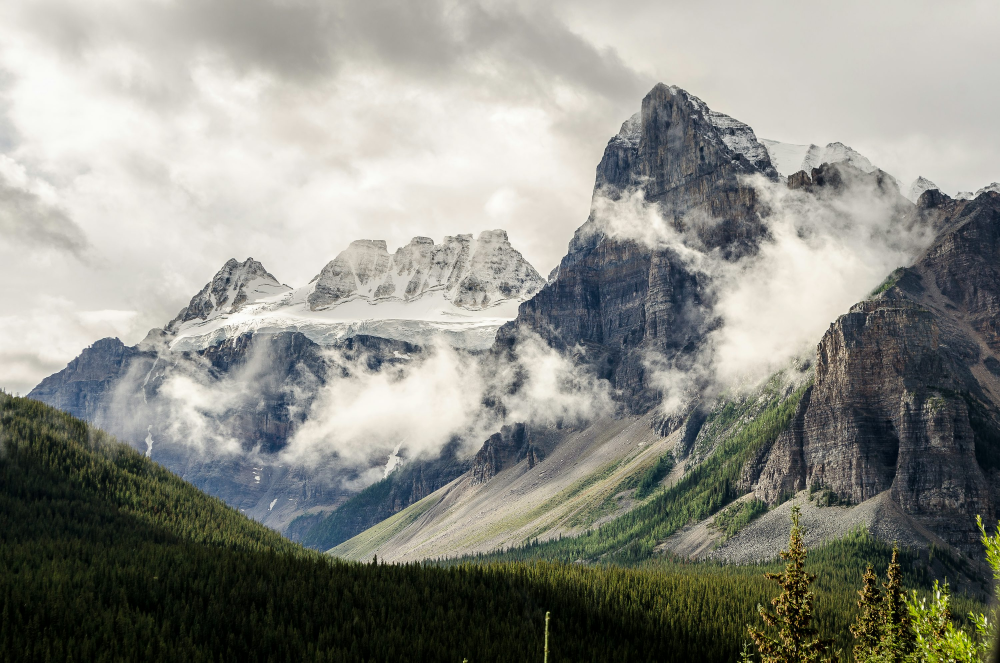
#> input picture Computer_Vision/Session_2/mountain.jpg, 3000 x 1987 px (shown at 1/3 size)
$ python main.py
#> lines starting #> are read from the running program, lines starting #| are printed output that depends on the picture
import cv2
import numpy as np
from matplotlib import pyplot as plt
# imread = image read
img = cv2.imread('mountain.jpg')
#> img is the input picture: shape (1987, 3000, 3); mean B, G, R 135.2, 142.7, 141.9

# Check if the image was loaded correctly
if img is None:
    print("Error: Image not found or cannot be loaded.")
else:
    # Optional --> resize image
    scale_percent = 20 / 100  # percent of original size

    # index 0 is for height, index 1 is for width
    width = int(img.shape[1] * scale_percent)
#> width = 600
    height = int(img.shape[0] * scale_percent)
#> height = 397

    # dim = dimension
    dim = (width, height)
#> dim = (600, 397)
    img = cv2.resize(img, dim, cv2.INTER_AREA)
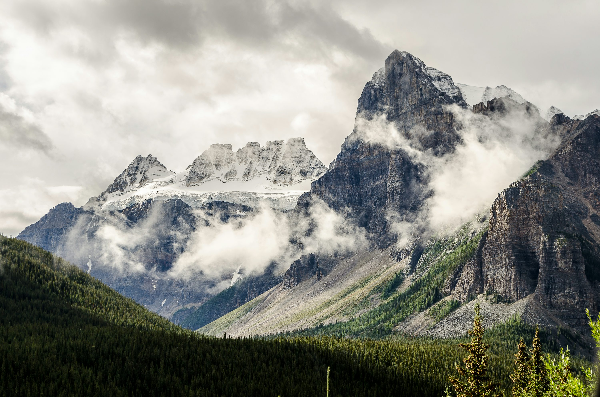
#> img: shape (397, 600, 3); mean B, G, R 135.2, 142.7, 141.8


    gray = cv2.cvtColor(img, cv2.COLOR_BGR2GRAY)
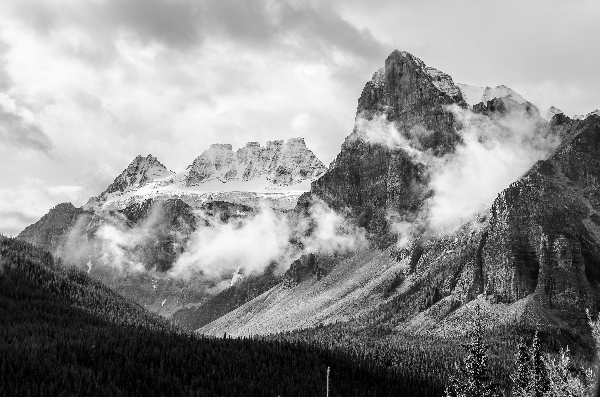
#> gray: shape (397, 600); min 0, max 255, mean 141.5
    # [8 lines of commented-out code are left out]

h = img.shape[0]
#> h = 397
w = img.shape[1]
#> w = 600

intensity_counter = np.zeros(256, dtype=int)

# loop through each pixel in the image
for i in range(h):
    for j in range(w):
        intensity_counter[gray[i, j]] += 1

# [10 lines of commented-out code are left out]
equ = cv2.equalizeHist(gray)
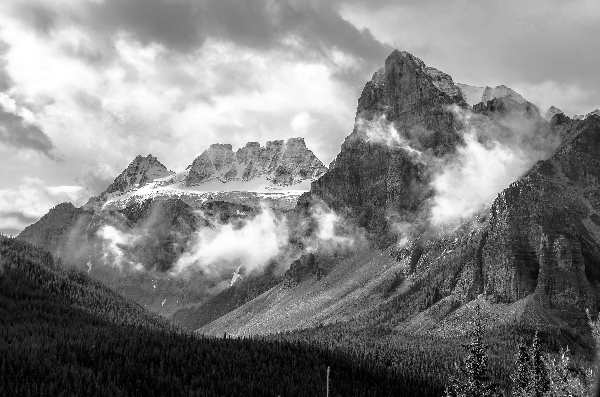
#> equ: shape (397, 600); min 0, max 255, mean 128.1
equ_intensity_counter = np.zeros(256, dtype=int)

# loop through each pixel in the image
for i in range(h):
    for j in range(w):
        equ_intensity_counter[equ[i, j]] += 1

# plotting
plt.figure(1, figsize=(16, 8))
# plot before equalization
# 1 line, 2 columns, 1st plot
plt.subplot(1,2,1)
plt.plot(intensity_counter, 'r', label='Mountain')
plt.xlabel('Intensity Value')
plt.ylabel('Pixels')
plt.title('Intensity Histogram')
plt.legend(loc = 'upper right')

# plot after equalization

plt.subplot(1,2,2)
plt.plot(equ_intensity_counter, 'b', label='After')
plt.xlabel('Intensity Value')
plt.ylabel('Pixels')
plt.title('Equalized Histogram')
plt.legend(loc = 'upper right')

plt.show()
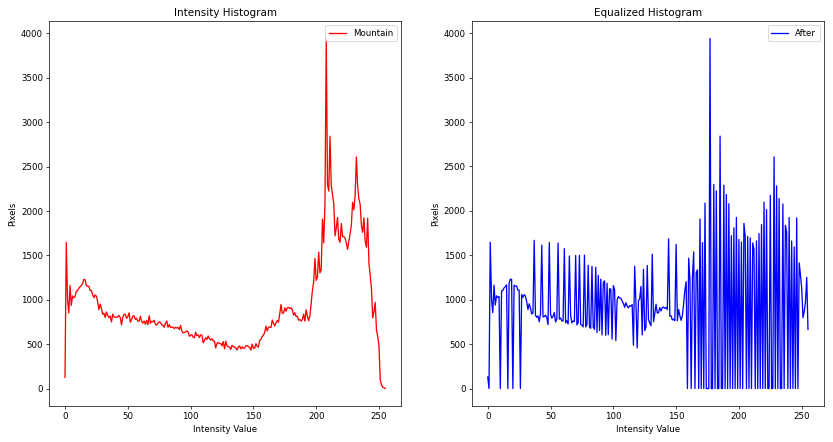
#> figure drawn by matplotlib, 2 panels; panel 1: curve peaks at x = 208, y = 3940; panel 2: curve peaks at x = 177, y = 3940

res = np.hstack((gray, equ))  # stacking images side-by-side
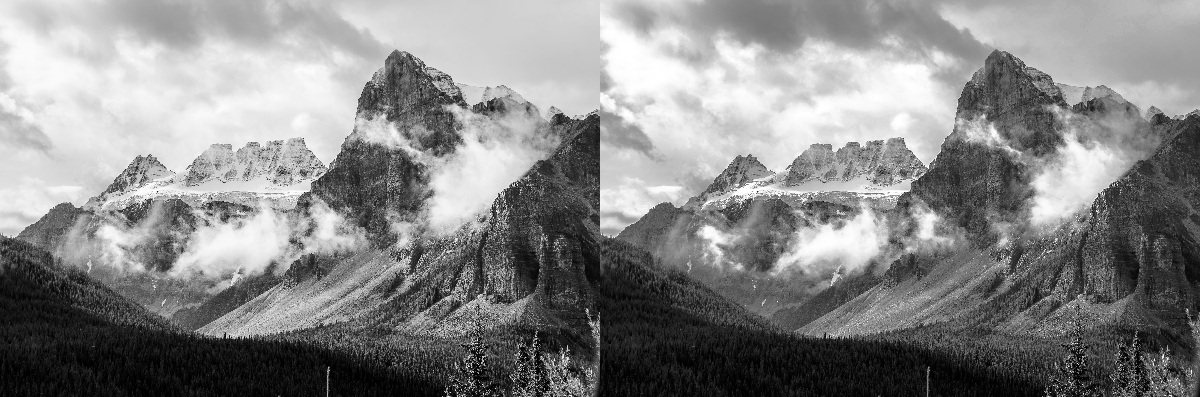
#> res: shape (397, 1200); min 0, max 255, mean 134.8
cv2.imshow('Equalized Image', res)
cv2.waitKey(0)
cv2.destroyAllWindows()
